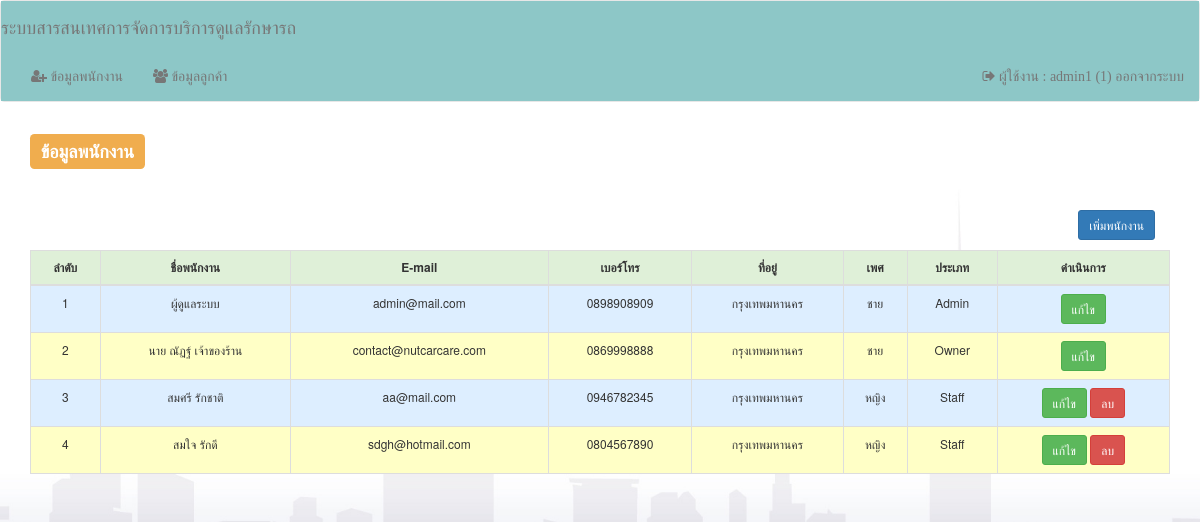
The app's page /index.php?viewName=employeeList (signed in) with its own data.
### tables this page shows
CREATE TABLE `tb_employee` (
  `id` int(11) NOT NULL,
  `fullname` text NOT NULL,
  `mobile` text,
  `email` text,
  `address` text,
  `gender` text,
  `user_ref` int(11) DEFAULT NULL
);

CREATE TABLE `tb_user` (
  `id` int(11) NOT NULL,
  `username` varchar(250) DEFAULT NULL,
  `password` varchar(250) DEFAULT NULL,
  `type` varchar(250) DEFAULT NULL
);

### model/employee.php (called while the page is built, shortened)
<?php
class Employee {
    public function read($condition = " 1=1") {
        $this->sql = "SELECT e.id, e.fullname, e.mobile, e.email, e.address, e.gender, e.user_ref, u.type FROM tb_employee e left outer join tb_user u on e.user_ref = u.id WHERE $condition";
        $query = mysql_query($this->sql);
        if ($query) {
            $result = array();
            while ($row = mysql_fetch_array($query, MYSQL_ASSOC)) {
                $result[] = $row;
            }
            return $result;
        } else {
            return false;
        }
    }
}

### views/employeeList.php (the view, shortened to what this page needs)
<?php
include "./model/employee.php";
$obj = new Employee();
$rows = $obj->read();
?>
<div class="container">
    <h3><label class="label label-warning">ข้อมูลพนักงาน</label></h3>
    <br /><br>
    <div class="col-md-12 pull-right">
		<?php if($_SESSION["userType"] == "Admin") { ?>
			<a href="index.php?viewName=add_user" class="btn  btn-sm btn-primary pull-right">เพิ่มพนักงาน</a>
		<?php } ?>
    </div>
    <br /><br>
    <div class="table-responsive">
        <table class="table table-bordered table-hover" style="font-size:12px;">
            <thead>
                <tr class="success">
                    <th class="text-center">ลำดับ</th>
                    <th class="text-center">ชื่อพนักงาน</th>
                    <th class="text-center">E-mail</th>
                    <th class="text-center">เบอร์โทร</th>
                    <th class="text-center">ที่อยู่</th>
                    <th class="text-center">เพศ</th>
					<th class="text-center">ประเภท</th>
				<?php if($_SESSION["userType"] == "Admin") { ?>
                    <th class="text-center">ดำเนินการ</th>
				<?php } ?>
                </tr>
            </thead>
            <tbody>
                <?php
                if ($rows != false) {
                    $count = 1;
                    foreach ($rows as $row) {
                        ?>
                        <tr>
                            <td class="text-center"><?= $count++; ?></td>
                            <td class="text-center"><?= $row["fullname"] ?></td>
                            <td class="text-center"><?= $row["email"] ?></td>
                            <td class="text-center"><?= $row["mobile"] ?></td>
                            <td class="text-center"><?= $row["address"] ?></td>
                            <td class="text-center"><?= $row["gender"] ?></td>
							<td class="text-center"><?= $row["type"] ?></td>
							<?php if($_SESSION["userType"] == "Admin") { ?>
                            <td class="text-center">
                                <a href="index.php?viewName=editEmployee&user_ref=<?= $row["user_ref"] ?>" class="btn btn-sm btn-success">
							แก้ไข
                                </a>
								<?php if($row["type"] == "Staff") {?>
                                <a onclick="return confirm('ยืนยันการลบพนักงาน')" href="deleteEmployee.php?user_ref=<?= $row["user_ref"] ?>" class="btn btn-sm btn-danger">
                                                                                            ลบ
                                </a>
								<?php } ?>
                            </td>
							<?php } ?>
                        </tr>
                        <?php
                    }
                }
                ?>
            </tbody>
        </table>
    </div>
</div>

### index.php (shortened to what this page needs)
<html>
    <head>
		<link href="css/site.css" rel="stylesheet" type="text/css"/>
        <link href="css/bootstrap.min.css" rel="stylesheet" type="text/css"/>
		<link href="css/font-awesome.min.css" rel="stylesheet" type="text/css"/>
        <link rel="stylesheet" type="text/css" href="css/datepicker.css">
		<link rel="stylesheet" type="text/css" href="js/bootstrap-wysihtml5.css" />
    </head>
    <body>
        <?php
        include "menu.php";
        if ($_GET["viewName"] != "") {
            include "./views/{$_GET["viewName"]}.php";
        } else {
            redirect("index.php?viewName=employeeList");
        }
        ?>
    </body>
</html>

### menu.php (shortened to what this page needs)
<nav class="navbar navbar-default">
    <div class="container-fluid" style="background-color:#8DC7C7">
		<div class="row">
        <div class="navbar-header">
            <a class="navbar-brand" href="#">ระบบสารสนเทศการจัดการบริการดูแลรักษารถ</a>
        </div>
		</div>
		<div class="row">
        <div class="collapse navbar-collapse" id="bs-example-navbar-collapse-1">
            <ul class="nav navbar-nav">
                <li>
				<?php if($_SESSION["userType"] == "Admin" || $_SESSION["userType"] == "Owner") { ?>
					<a class="fa fa-user-plus" href="?viewName=employeeList"> ข้อมูลพนักงาน <span class="sr-only">(current)</span></a></li>
				<?php } ?>
                <li>
				<?php if($_SESSION["userType"] == "Admin" || $_SESSION["userType"] == "Owner") { ?>
					<a class="fa fa-users" href="?viewName=customerList"> ข้อมูลลูกค้า</a>
				<?php } ?>
				</li>
            </ul>
            <ul class="nav navbar-nav navbar-right">
                <li><a class="fa fa-sign-out" href="logout.php"> ผู้ใช้งาน : <?php echo $_SESSION["username"]." (".$_SESSION["id"].")";?> ออกจากระบบ</a></li>
            </ul>
        </div>
    </div>
</nav>

### css/site.css (style rules this page uses)
body { background: url('../images/bg3.jpg') no-repeat center center fixed; -moz-background-size: cover; -webkit-background-size: cover; -o-background-size: cover; background-size: cover; }
tr:nth-child(odd) { background-color: #def; }
tr:nth-child(even) { background-color: #FFFFC6; }

### records on screen
tb_employee: fullname "ผู้ดูแลระบบ", email "admin@mail.com", mobile "0898908909", address "กรุงเทพมหานคร", gender "ชาย", tb_user.type "Admin"
tb_employee: fullname "นาย ณัฏฐ์ เจ้าของร้าน", email "contact@nutcarcare.com", mobile "0869998888", address "กรุงเทพมหานคร", gender "ชาย", tb_user.type "Owner"
tb_employee: fullname "สมศรี รักชาติ", email "aa@mail.com", mobile "0946782345", address "กรุงเทพมหานคร", gender "หญิง", tb_user.type "Staff"
tb_employee: fullname "สมใจ รักดี", email "sdgh@hotmail.com", mobile "0804567890", address "กรุงเทพมหานคร", gender "หญิง", tb_user.type "Staff"

### other values on screen
$_SESSION["username"] "admin1"
$_SESSION["id"] "1"
